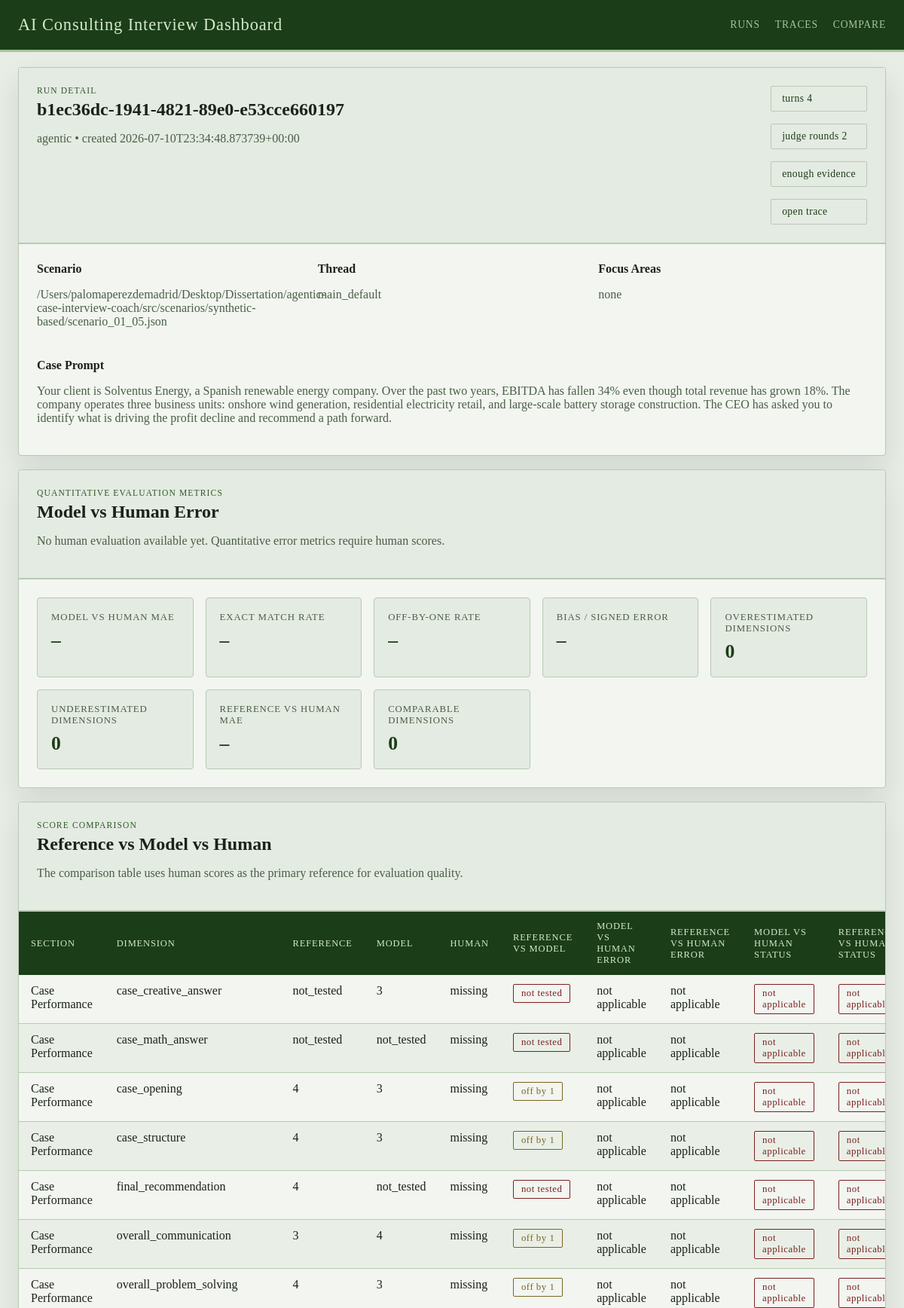
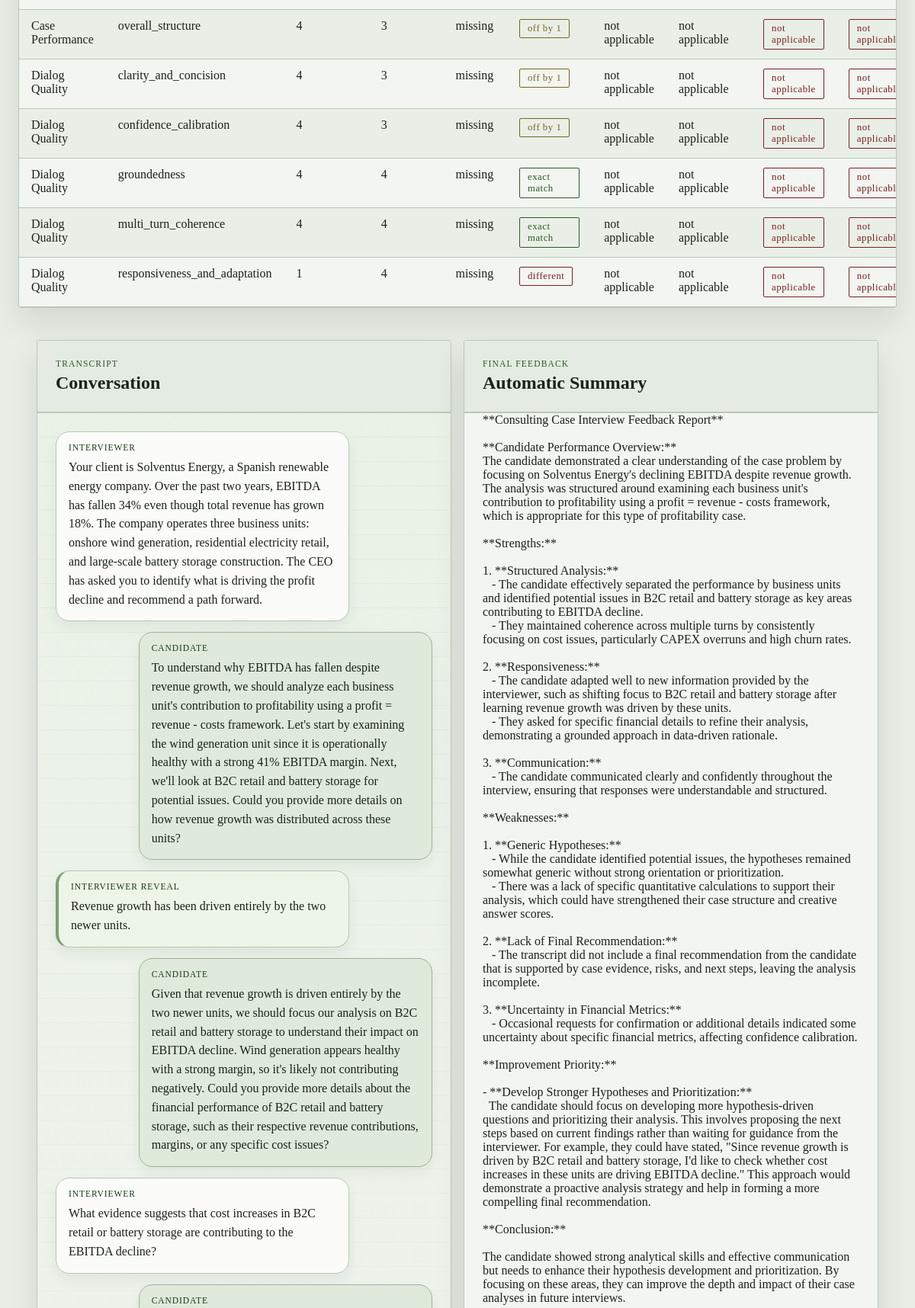
Page /runs/b1ec36dc-1941-4821-89e0-e53cce660197 (upper part) on the committed database (2 pictures, top to bottom).
### tables this page shows
CREATE TABLE runs (
                run_id TEXT PRIMARY KEY,
                graph_name TEXT NOT NULL,
                thread_id TEXT NOT NULL,
                scenario_ref TEXT,
                case_prompt TEXT,
                turn_index INTEGER,
                judge_round INTEGER,
                enough_evidence INTEGER NOT NULL,
                focus_areas_json TEXT NOT NULL,
                transcript_json TEXT NOT NULL,
                case_performance_json TEXT NOT NULL,
                quality_dialog_json TEXT NOT NULL,
                final_feedback TEXT,
                state_json TEXT NOT NULL,
                created_at TEXT NOT NULL
            );

### web/app.py (the view)
@app.get("/runs/<run_id>")
def get_run(run_id: str):
    try:
        run_payload = load_run(run_id)
    except FileNotFoundError as exc:
        abort(404, str(exc))
    if _wants_json():
        return jsonify(run_payload)
    return render_template("run_detail.html", run=run_payload)

### web/app.py (called while the page is built)
def _wants_json() -> bool:
    if request.args.get("format") == "json":
        return True
    return request.accept_mimetypes.best == "application/json"

### web/dashboard_store.py (called while the page is built)
def _json_loads(value: str | None, fallback: Any) -> Any:
    if not value:
        return fallback
    try:
        return json.loads(value)
    except json.JSONDecodeError:
        return fallback

def get_db_connection() -> sqlite3.Connection:
    connection = sqlite3.connect(RUNS_DB_PATH, timeout=30)
    connection.row_factory = sqlite3.Row
    return connection

def _normalize_dimension_entry(raw_entry: Any) -> dict[str, Any]:
    if isinstance(raw_entry, dict):
        score = raw_entry.get("score", "")
        rationale = raw_entry.get("rationale", "")
        evidence = raw_entry.get("evidence", "")
    else:
        score = raw_entry
        rationale = ""
        evidence = ""
    return {
        "score": score if score not in {None, ""} else "",
        "rationale": str(rationale or "").strip(),
        "evidence": str(evidence or "").strip(),
    }

def _extract_expected_scores(state: dict[str, Any]) -> dict[str, dict[str, Any]]:
    candidate_profile = state.get("candidate_profile", {})
    expected_scores = candidate_profile.get("expected_scores", {})
    sections: dict[str, dict[str, Any]] = {
        CASE_PERFORMANCE_SECTION: {},
        DIALOG_QUALITY_SECTION: {},
    }
    for section_name in sections:
        raw_section = expected_scores.get(section_name, {})
        if not isinstance(raw_section, dict):
            continue
        for dimension, details in raw_section.items():
            if not isinstance(details, dict):
                continue
            sections[section_name][dimension] = {
                "score": details.get("expected", ""),
                "rationale": str(details.get("rationale", "")).strip(),
            }
    return sections

def _extract_model_scores(run_row: sqlite3.Row) -> dict[str, dict[str, Any]]:
    return {
        CASE_PERFORMANCE_SECTION: _json_loads(run_row["case_performance_json"], {}),
        DIALOG_QUALITY_SECTION: _json_loads(run_row["quality_dialog_json"], {}),
    }

def _score_sort_key(value: Any) -> tuple[int, str]:
    return (0, str(value))

def score_status(error: float | None) -> str:
    if error is None:
        return "not applicable"
    if error == 0:
        return "exact match"
    if error == 1:
        return "off by 1"
    return "different"

### web/templates/run_detail.html (shortened to what this page needs)
{% extends "base.html" %}
{% macro score_value(value) -%}
  {{ value if value not in ['', none] else 'missing' }}
{%- endmacro %}
{% block content %}
<section class="panel">
  <div class="panel-heading">
    <div>
      <p class="eyebrow">Run Detail</p>
      <h1>{{ run.run_id }}</h1>
      <p class="lede">{{ run.graph_name }} • created {{ run.created_at }}</p>
    </div>
    <div class="chip-row">
      <span class="chip">turns {{ run.turn_index }}</span>
      <span class="chip">judge rounds {{ run.judge_round }}</span>
      <span class="chip">{{ 'enough evidence' if run.enough_evidence else 'ongoing logic' }}</span>
      <a class="chip chip-link" href="{{ url_for('get_run_trace', run_id=run.run_id) }}">open trace</a>
    </div>
  </div>
  <div class="meta-grid">
    <div>
      <strong>Scenario</strong>
      <p>{{ run.scenario_ref or 'n/a' }}</p>
    </div>
    <div>
      <strong>Thread</strong>
      <p>{{ run.thread_id }}</p>
    </div>
    <div>
      <strong>Focus Areas</strong>
      <p>{{ run.focus_areas|join(', ') if run.focus_areas else 'none' }}</p>
    </div>
  </div>
  <div class="prompt-box">
    <strong>Case Prompt</strong>
    <p>{{ run.case_prompt or 'No case prompt stored.' }}</p>
  </div>
</section>
<section class="panel">
  <div class="panel-heading">
    <div>
      <p class="eyebrow">Quantitative Evaluation Metrics</p>
      <h2>Model vs Human Error</h2>
      {% if run.human_evaluation %}
      <p class="lede">Human scores are treated as the reference. Numeric metrics exclude missing and <code>not_tested</code> values.</p>
      {% else %}
      <p class="lede">No human evaluation available yet. Quantitative error metrics require human scores.</p>
      {% endif %}
    </div>
  </div>
  <div class="metric-grid">
    <div class="metric-card"><span>Model vs Human MAE</span><strong>{{ run.metrics.model_vs_human_mae if run.metrics.model_vs_human_mae is not none else '–' }}</strong></div>
    <div class="metric-card"><span>Exact Match Rate</span><strong>{{ run.metrics.exact_match_rate if run.metrics.exact_match_rate is not none else '–' }}{% if run.metrics.exact_match_rate is not none %}%{% endif %}</strong></div>
    <div class="metric-card"><span>Off-by-One Rate</span><strong>{{ run.metrics.off_by_one_rate if run.metrics.off_by_one_rate is not none else '–' }}{% if run.metrics.off_by_one_rate is not none %}%{% endif %}</strong></div>
    <div class="metric-card"><span>Bias / Signed Error</span><strong>{{ run.metrics.signed_error if run.metrics.signed_error is not none else '–' }}</strong></div>
    <div class="metric-card"><span>Overestimated Dimensions</span><strong>{{ run.metrics.overestimation_count }}</strong></div>
    <div class="metric-card"><span>Underestimated Dimensions</span><strong>{{ run.metrics.underestimation_count }}</strong></div>
    <div class="metric-card"><span>Reference vs Human MAE</span><strong>{{ run.metrics.expected_vs_human_mae if run.metrics.expected_vs_human_mae is not none else '–' }}</strong></div>
    <div class="metric-card"><span>Comparable Dimensions</span><strong>{{ run.metrics.comparable_dimensions }}</strong></div>
  </div>
</section>
<section class="panel">
  <div class="panel-heading">
    <div>
      <p class="eyebrow">Score Comparison</p>
      <h2>Reference vs Model vs Human</h2>
      <p class="lede">The comparison table uses human scores as the primary reference for evaluation quality.</p>
    </div>
  </div>
  <div class="table-wrap">
    <table>
      <thead>
        <tr>
          <th>Section</th>
          <th>Dimension</th>
          <th>Reference</th>
          <th>Model</th>
          <th>Human</th>
          <th>Reference vs Model</th>
          <th>Model vs Human Error</th>
          <th>Reference vs Human Error</th>
          <th>Model vs Human Status</th>
          <th>Reference vs Human Status</th>
        </tr>
      </thead>
      <tbody>
        {% for row in run.comparison_rows %}
        <tr>
          <td>{{ row.section_label }}</td>
          <td>{{ row.dimension }}</td>
          <td>{{ score_value(row.expected_score) }}</td>
          <td>{{ score_value(row.model_score) }}</td>
          <td>{{ score_value(row.human_score) }}</td>
          <td><span class="status status-{{ row.expected_model_status|replace(' ', '-') }}">{{ row.expected_model_status }}</span></td>
          <td>{{ row.model_human_absolute_error if row.model_human_absolute_error is not none else 'not applicable' }}</td>
          <td>{{ row.expected_human_absolute_error if row.expected_human_absolute_error is not none else 'not applicable' }}</td>
          <td><span class="status status-{{ row.model_human_status|replace(' ', '-') }}">{{ row.model_human_status }}</span></td>
          <td><span class="status status-{{ row.expected_human_status|replace(' ', '-') }}">{{ row.expected_human_status }}</span></td>
        </tr>
        {% endfor %}
      </tbody>
    </table>
  </div>
</section>
<section class="two-col">
  <article class="panel">
    <div class="panel-heading">
      <div>
        <p class="eyebrow">Transcript</p>
        <h2>Conversation</h2>
      </div>
    </div>
    <ol class="transcript-chat">
      {% for line in run.transcript %}
      {% if not line.startswith('Eval Case Performance: ') and not line.startswith('Eval Dialog Quality: ') and not line.startswith('Give Feedback: ') %}
      {% set role = "system" %}
      {% set label = "System" %}
      {% set content = line %}
      {% if line.startswith('Interviewer reveal: ') %}
        {% set role = "reveal" %}
        {% set label = "Interviewer reveal" %}
        {% set content = line.removeprefix('Interviewer reveal: ') %}
      {% elif line.startswith('Interviewer: ') %}
        {% set role = "interviewer" %}
        {% set label = "Interviewer" %}
        {% set content = line.removeprefix('Interviewer: ') %}
      {% elif line.startswith('Candidate: ') %}
        {% set role = "candidate" %}
        {% set label = "Candidate" %}
        {% set content = line.removeprefix('Candidate: ') %}
      {% elif line.startswith('Judge: ') %}
        {% set role = "judge" %}
        {% set label = "Judge" %}
        {% set content = line.removeprefix('Judge: ') %}
      {% endif %}
      <li class="chat-message chat-message-{{ role }}">
        <div class="chat-bubble">
          <span class="chat-label">{{ label }}</span>
          <p>{{ content }}</p>
        </div>
      </li>
      {% endif %}
      {% endfor %}
    </ol>
  </article>
  <article class="panel">
    <div class="panel-heading">
      <div>
        <p class="eyebrow">Final Feedback</p>
        <h2>Automatic Summary</h2>
      </div>
    </div>
    <div class="markdown-block">
      <pre>{{ run.final_feedback or 'No final feedback stored.' }}</pre>
    </div>
  </article>
</section>
{% endblock %}

### web/static/styles.css (style rules this page uses)
:root { --bg: #e8ede6; --panel: #f2f5f0; --panel-alt: #e4ebe2; --line: #b8c9b4; --ink: #1a2318; --muted: #4a5e47; --accent: #2d5a27; --accent-strong: #1b3d17; --success: #2d5a27; --warning: #7a6520; --danger: #7a2020; --shadow: 0 18px 40px rgba(20, 40, 18, 0.10); --radius: 4px; --font-ui: "Georgia", "Times New Roman", serif; --font-display: "Georgia", "Palatino Linotype", serif; }
* { box-sizing: border-box; }
body { margin: 0; font-family: var(--font-ui); color: var(--ink); background: var(--bg); }
a { color: var(--accent-strong); }
code, pre, select, input, textarea { font-family: inherit; }
.panel { background: var(--panel); border: 1px solid var(--line); border-radius: var(--radius); box-shadow: var(--shadow); overflow: hidden; }
.panel-heading { display: flex; justify-content: space-between; align-items: start; gap: 16px; padding: 24px; background: var(--panel-alt); border-bottom: 2px solid var(--line); }
.panel-heading h1, .panel-heading h2, .panel-heading h3, .subsection h3 { margin: 0; font-family: var(--font-display); font-weight: bold; }
.eyebrow { margin: 0 0 6px; color: var(--accent); text-transform: uppercase; letter-spacing: 0.10em; font-size: 0.72rem; font-family: var(--font-display); }
.lede, .meta-grid p, .prompt-box p, .helper { color: var(--muted); }
.chip-row, .metric-grid, .meta-grid, .form-grid, .compare-form, .flash-stack, .two-col { display: grid; gap: 16px; }
.chip-row { grid-template-columns: repeat(auto-fit, minmax(120px, max-content)); }
.chip { display: inline-flex; padding: 8px 14px; border-radius: 2px; background: var(--panel-alt); border: 1px solid var(--line); color: var(--accent-strong); font-size: 0.85rem; letter-spacing: 0.03em; }
.chip-link { text-decoration: none; }
.meta-grid, .form-grid, .compare-form, .two-col { grid-template-columns: repeat(auto-fit, minmax(220px, 1fr)); padding: 24px; }
.prompt-box, .human-form, .markdown-block, .subsection, .notes-field, .trace-timeline { padding: 0 24px 24px; }
.metric-grid { grid-template-columns: repeat(auto-fit, minmax(180px, 1fr)); padding: 24px; }
.metric-card { padding: 18px; border-radius: var(--radius); border: 1px solid var(--line); background: var(--panel-alt); }
.metric-card span { display: block; color: var(--muted); font-size: 0.8rem; text-transform: uppercase; letter-spacing: 0.07em; margin-bottom: 8px; }
.metric-card strong { font-size: 1.6rem; font-family: var(--font-display); color: var(--accent-strong); }
.table-wrap { overflow-x: auto; }
table { width: 100%; border-collapse: collapse; }
th { background: var(--accent-strong); color: #d4e8d0; padding: 12px 16px; text-align: left; font-size: 0.78rem; text-transform: uppercase; letter-spacing: 0.07em; font-weight: normal; }
td { padding: 12px 16px; text-align: left; vertical-align: top; border-bottom: 1px solid var(--line); }
tr:nth-child(even) td { background: rgba(180, 210, 174, 0.15); }
.status { display: inline-flex; padding: 4px 10px; border-radius: 2px; font-size: 0.8rem; border: 1px solid currentColor; letter-spacing: 0.04em; }
.status-exact-match { color: var(--success); }
.status-off-by-1, .status-off-by-one { color: var(--warning); }
.status-different, .status-missing, .status-not-applicable, .status-not-tested { color: var(--danger); }
.transcript-chat { list-style: none; margin: 0; padding: 24px; display: grid; gap: 14px; background: linear-gradient(180deg, rgba(212, 232, 208, 0.28), rgba(242, 245, 240, 0.8)), repeating-linear-gradient( 180deg, transparent 0, transparent 31px, rgba(184, 201, 180, 0.18) 31px, rgba(184, 201, 180, 0.18) 32px ); }
.chat-message { display: flex; }
.chat-bubble { max-width: min(78%, 760px); padding: 14px 16px 15px; border: 1px solid var(--line); border-radius: 18px; background: #fbfcfa; box-shadow: 0 8px 18px rgba(20, 40, 18, 0.06); }
.chat-label { display: block; margin-bottom: 8px; color: var(--accent-strong); font-size: 0.72rem; text-transform: uppercase; letter-spacing: 0.08em; }
.chat-bubble p { margin: 0; white-space: pre-wrap; word-break: break-word; line-height: 1.55; }
.chat-message-interviewer, .chat-message-reveal, .chat-message-feedback { justify-content: flex-start; }
.chat-message-candidate { justify-content: flex-end; }
.chat-message-candidate .chat-bubble { background: #dfe9dc; border-color: #9db494; }
.chat-message-reveal .chat-bubble { background: #edf4e8; border-left: 4px solid #7d9d72; }
pre { margin: 0; white-space: pre-wrap; word-break: break-word; }

### rows in the picture
runs: run_id "b1ec36dc-1941-4821-89e0-e53cce660197", graph_name "agentic", created_at "2026-07-10T23:34:48.873739+00:00", turn_index "4", judge_round "2", enough_evidence "enough evidence", scenario_ref "/Users/palomaperezdemadrid/Desktop/Dissertation/agentic-case-interview-coach/src/scenarios/synthetic-based/scenario_01_05.json", thread_id "main_default", case_prompt "Your client is Solventus Energy, a Spanish renewable energy company. Over the past two years, EBITDA has fallen 34% even though total revenue has grown 18%. The company operates three business units: onshore wind generation, residential electricity retail, and large-scale battery storage construction. The CEO has asked you to identify what is driving the profit decline and recommend a path forward.", final_feedback "**Consulting Case Interview Feedback Report** **Candidate Performance Overview:** The candidate demonstrated a clear understanding of the case problem by focusing on Solventus Energy's declining EBITDA despite revenue growth. The analysis was structured around examining each business unit's contribution to profitability using a profit = revenue - costs framework, which is appropriate for this type of profitability case. **Strengths:** 1. **Structured Analysis:** - The candidate effectively separated the performance by business units and identified potential issues in B2C retail and battery storage as key areas contributing to EBITDA decline. - They maintained coherence across multiple turns…"

### other values in the picture
{{ run.focus_areas|join(', ') if run.focus_areas else 'none' }} "none"
{{ run.metrics.overestimation_count }} "0"
{{ run.metrics.underestimation_count }} "0"
{{ run.metrics.comparable_dimensions }} "0"
{{ row.section_label }} "Case Performance" "Case Performance" "Case Performance" "Case Performance" "Case Performance" "Case Performance" "Case Performance" "Case Performance" "Dialog Quality" "Dialog Quality" "Dialog Quality" "Dialog Quality" "Dialog Quality"
{{ row.dimension }} "case_creative_answer" "case_math_answer" "case_opening" "case_structure" "final_recommendation" "overall_communication" "overall_problem_solving" "overall_structure" "clarity_and_concision" "confidence_calibration" "groundedness" "multi_turn_coherence" "responsiveness_and_adaptation"
{{ value if value not in ['', none] else 'missing' }} "not_tested 3 missing" "not_tested not_tested missing" "4 3 missing" "4 3 missing" "4 not_tested missing" "3 4 missing" "4 3 missing" "4 3 missing" "4 3 missing" "4 3 missing" "4 4 missing" "4 4 missing" "1 4 missing"
{{ row.expected_model_status }} "not tested" "not tested" "off by 1" "off by 1" "not tested" "off by 1" "off by 1" "off by 1" "off by 1" "off by 1" "exact match" "exact match" "different"
{{ row.model_human_status }} "not applicable" "not applicable" "not applicable" "not applicable" "not applicable" "not applicable" "not applicable" "not applicable" "not applicable" "not applicable" "not applicable" "not applicable" "not applicable"
{{ row.expected_human_status }} "not…" "not…" "not…" "not…" "not…" "not…" "not…" "not…" "not…" "not…" "not…" "not…" "not…"
{{ label }} "INTERVIEWER" "CANDIDATE" "INTERVIEWER REVEAL" "CANDIDATE" "INTERVIEWER" "CANDIDATE"
{{ content }} "Revenue growth has been driven entirely by the two newer units." "What evidence suggests that cost increases in B2C retail or battery storage are contributing to the EBITDA decline?"
